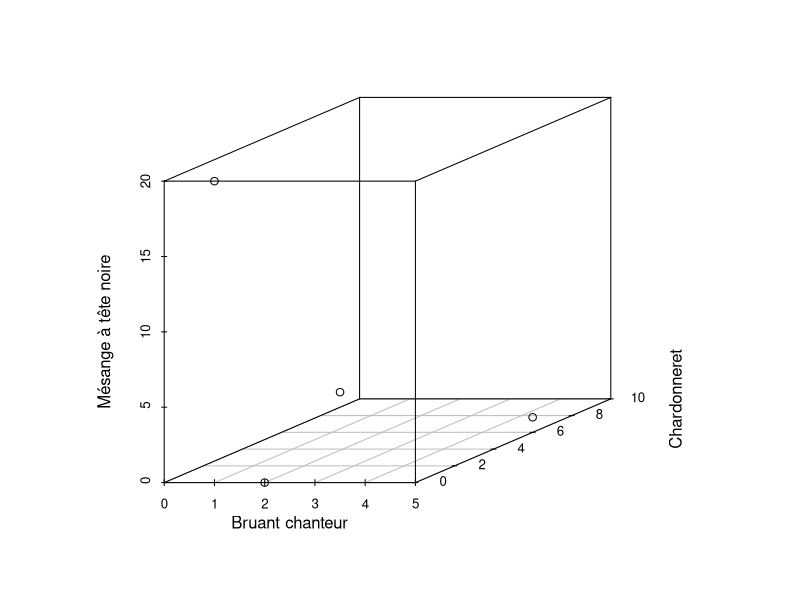
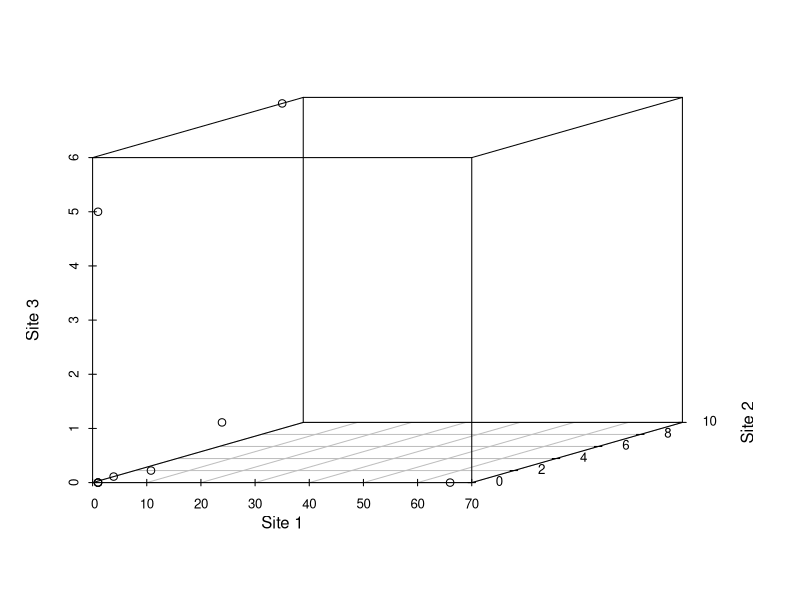
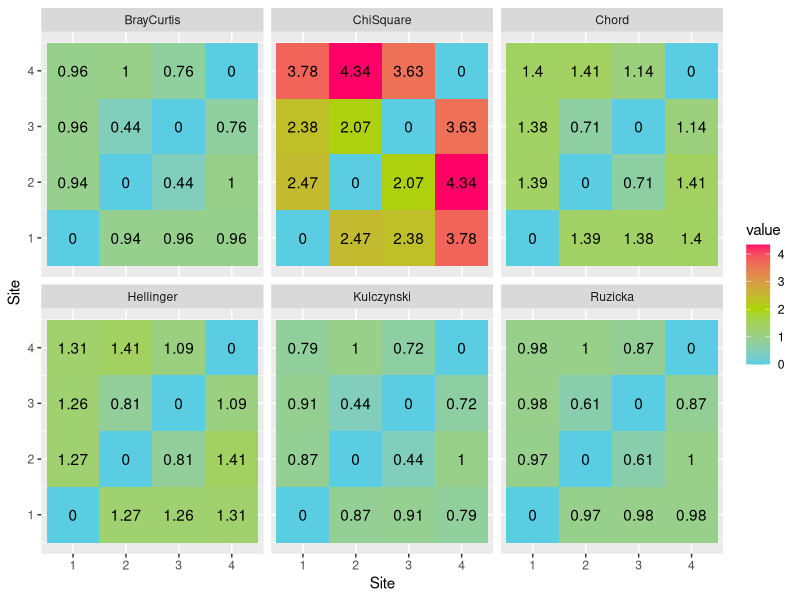
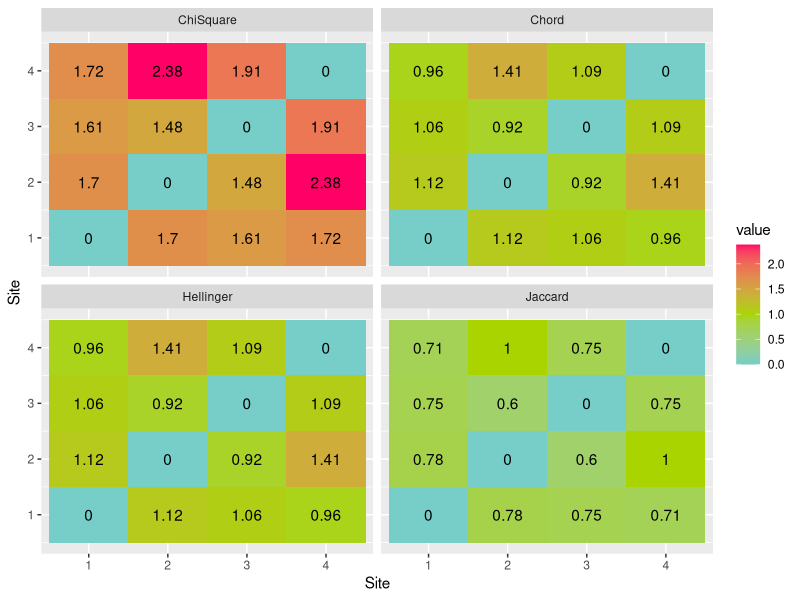

R code for these plots, in order: (Note: this script raises an error after producing the figures.)
## ---- chunk 1
library("tidyverse")
## ---- chunk 2
abundance <- tibble('Bruant familier' = c(1, 0, 0, 3),
                        'Citelle à poitrine rousse' = c(1, 0, 0, 0),
                        'Colibri à gorge rubis' = c(0, 1, 0, 0),
                        'Geai bleu' = c(3, 2, 0, 0),
                        'Bruant chanteur' = c(1, 0, 5, 2),
                        'Chardonneret' = c(0, 9, 6, 0),
                        'Bruant à gorge blanche' = c(1, 0, 0, 0),
                        'Mésange à tête noire' = c(20, 1, 1, 0),
                        'Jaseur boréal' = c(66, 0, 0, 0))
## ---- chunk 3
occurence <- abundance %>%
  transmute_all(funs(if_else(. > 0, 1, 0)))
occurence
## ---- chunk 4
library("scatterplot3d")
species <- c("Bruant chanteur", "Chardonneret", "Mésange à tête noire")
x <- abundance %>% pull(species[1])
y <- abundance %>% pull(species[2])
z <- abundance %>% pull(species[3])
scatterplot3d(x, y, z, angle = 20, asp = 0.3,
              xlab = species[1], ylab = species[2], zlab = species[3])
## ---- chunk 5
site1 <- t(abundance)[, 1]
site2 <- t(abundance)[, 2]
site3 <- t(abundance)[, 3]
scatterplot3d(site1, site2, site3, angle = 20, asp = 10,
              xlab = "Site 1", ylab = "Site 2", zlab = "Site 3")
## ---- chunk 6
library("vegan")
vegdist(occurence, method = "jaccard",
        diag = TRUE, upper = TRUE)
## ---- chunk 7
dissimilarity <- vegdist(occurence, method = "jaccard",
                        diag = TRUE, upper = TRUE)
distance <- sqrt(dissimilarity)
distance
## ---- chunk 8
associations_abund <- list()
associations_abund[['BrayCurtis']] <- vegdist(abundance, method = "bray")
associations_abund[['BrayCurtis']]
## ---- chunk 9
associations_abund[['Ruzicka']] <- associations_abund[['BrayCurtis']] * 2 / (1 + associations_abund[['BrayCurtis']])
## ---- chunk 10
associations_abund[['Kulczynski']] <- vegdist(abundance, method = "kulczynski")
## ---- chunk 11
associations_abund[['Hellinger']] <- dist(decostand(abundance, method="hellinger"))
## ---- chunk 12
associations_abund[['Chord']] <- dist(decostand(abundance, method="normalize"))
## ---- chunk 13
associations_abund[['ChiSquare']] <- dist(decostand(abundance, method="chi.square"))
## ---- chunk 14
associations_abund_df <- list()

for (i in 1:length(associations_abund)) {
  associations_abund_df[[i]] <- data.frame(as.matrix(associations_abund[[i]]))
  colnames(associations_abund_df[[i]]) <- rownames(associations_abund_df[[i]])
  associations_abund_df[[i]]$row <- rownames(associations_abund_df[[i]])
  associations_abund_df[[i]] <- associations_abund_df[[i]] %>% gather(key=row)
  associations_abund_df[[i]]$column = rep(1:4, 4)
  associations_abund_df[[i]]$dist <- names(associations_abund)[i]
}
associations_abund_df <- do.call(rbind, associations_abund_df)

ggplot(associations_abund_df, aes(x=row, y=column)) +
  facet_wrap(. ~ dist, nrow = 2) +
  geom_tile(aes(fill = value)) +
  geom_text(aes(label = round(value, 2))) +
  scale_fill_gradient2(low = "#00ccff", mid = "#aad400", high = "#ff0066", midpoint = 2) +
  labs(x="Site", y="Site")
## ---- chunk 15
associations_occ <- list()
associations_occ[['Jaccard']] <- vegdist(occurence, method = "jaccard")
## ---- chunk 16
associations_occ[['Hellinger']] <- dist(decostand(occurence, method="hellinger"))
associations_occ[['Chord']] <- dist(decostand(occurence, method="normalize"))
associations_occ[['ChiSquare']] <- dist(decostand(occurence, method="chi.square"))
## ---- chunk 17
associations_occ_df <- list()

for (i in 1:length(associations_occ)) {
  associations_occ_df[[i]] <- data.frame(as.matrix(associations_occ[[i]]))
  colnames(associations_occ_df[[i]]) <- rownames(associations_occ_df[[i]])
  associations_occ_df[[i]]$row <- rownames(associations_occ_df[[i]])
  associations_occ_df[[i]] <- associations_occ_df[[i]] %>% gather(key=row)
  associations_occ_df[[i]]$column = rep(1:4, 4)
  associations_occ_df[[i]]$dist <- names(associations_occ)[i]
}
associations_occ_df <- do.call(rbind, associations_occ_df)

ggplot(associations_occ_df, aes(x=row, y=column)) +
  facet_wrap(. ~ dist) +
  geom_tile(aes(fill = value)) +
  geom_text(aes(label = round(value, 2))) +
  scale_fill_gradient2(low = "#00ccff", mid = "#aad400", high = "#ff0066", midpoint = 1) +
  labs(x="Site", y="Site")

## ---- chunk 18
data(iris)
iris %>% sample_n(5)
## ---- chunk 19
iris_sc <- iris %>%
  select(-Species) %>% 
  scale(.) %>% 
  as_tibble(.)
iris_sc
## ---- chunk 20
iris_means <- iris_sc %>%
  group_by(Species) %>%
  summarise_all(mean) %>%
  select(-Species)
iris_means
## ---- chunk 21
associations_cont = list()
associations_cont[['Euclidean']] <- dist(iris_sc, method="euclidean")
## ---- chunk 22
associations_cont[['Mahalanobis']] <- vegdist(iris_sc, 'mahalanobis')
## ---- chunk 23
associations_cont[['Manhattan']] <- vegdist(iris_sc, 'manhattan')
## ---- chunk 24
associations_cont_df <- list()

for (i in 1:length(associations_cont)) {
  associations_cont_df[[i]] <- data.frame(as.matrix(associations_cont[[i]]))
  colnames(associations_cont_df[[i]]) <- rownames(associations_cont_df[[i]])
  associations_cont_df[[i]]$row <- rownames(associations_cont_df[[i]])
  associations_cont_df[[i]] <- associations_cont_df[[i]] %>% gather(key=row)
  associations_cont_df[[i]]$column = rep(1:nrow(iris), nrow(iris))
  associations_cont_df[[i]]$dist <- names(associations_cont)[i]
}
associations_cont_df <- do.call(rbind, associations_cont_df)

ggplot(associations_cont_df, aes(x=row, y=column)) +
  facet_wrap(. ~ dist) +
  geom_tile(aes(fill = value), colour = NA) +
  #geom_text(aes(label = round(value, 2))) +
  scale_fill_gradient2(low = "#00ccff", mid = "#aad400", high = "#ff0066", midpoint = 5) +
  labs(x="Site", y="Site")
## ---- chunk 25
X <- tibble(ID = 1:8,
            age = c(21, 21, 19, 30, 21, 21, 19, 30),
            gender = c('M','M','N','M','F','F','F','F'),
            civil_status = c('MARRIED','SINGLE','SINGLE','SINGLE','MARRIED','SINGLE','WIDOW','DIVORCED'),
            salary = c(3000.0,1200.0 ,32000.0,1800.0 ,2900.0 ,1100.0 ,10000.0,1500.0),
            children = c(TRUE, FALSE, TRUE, TRUE, TRUE, TRUE, FALSE, TRUE),
            available_credit = c(2200,100,22000,1100,2000,100,6000,2200))
X
## ---- chunk 26
X_dum <- model.matrix(~ 0 + ., X[, -1])
X_dum
## ---- chunk 27
library("pheatmap")
d_gow <- as.matrix(vegdist(X_dum, 'gower'))
colnames(d_gow) <- rownames(d_gow) <- X$ID
pheatmap(d_gow)
## ---- chunk 28
abundance_r <- t(abundance)
D_chisq_R <- as.matrix(dist(decostand(abundance_r, method="chi.square")))
pheatmap(D_chisq_R, display_numbers = round(D_chisq_R, 2))
## ---- chunk 29
occurence_r <- t(occurence)
D_jacc_R <- as.matrix(vegdist(occurence_r, method = "jaccard"))
pheatmap(D_jacc_R, display_numbers = round(D_jacc_R, 2))
## ---- chunk 30
iris_cor <- iris %>%
  select(-Species) %>%
  cor(.)
pheatmap(iris_cor, cluster_rows = FALSE, cluster_cols = FALSE,
         display_numbers = round(iris_cor, 2))
## ---- chunk 31
df_mcinnes <- read_csv("data/clusterable_data.csv", col_names = c("x", "y"), skip = 1)
plot(y~x, df_mcinnes, pch=16, cex=0.4)
